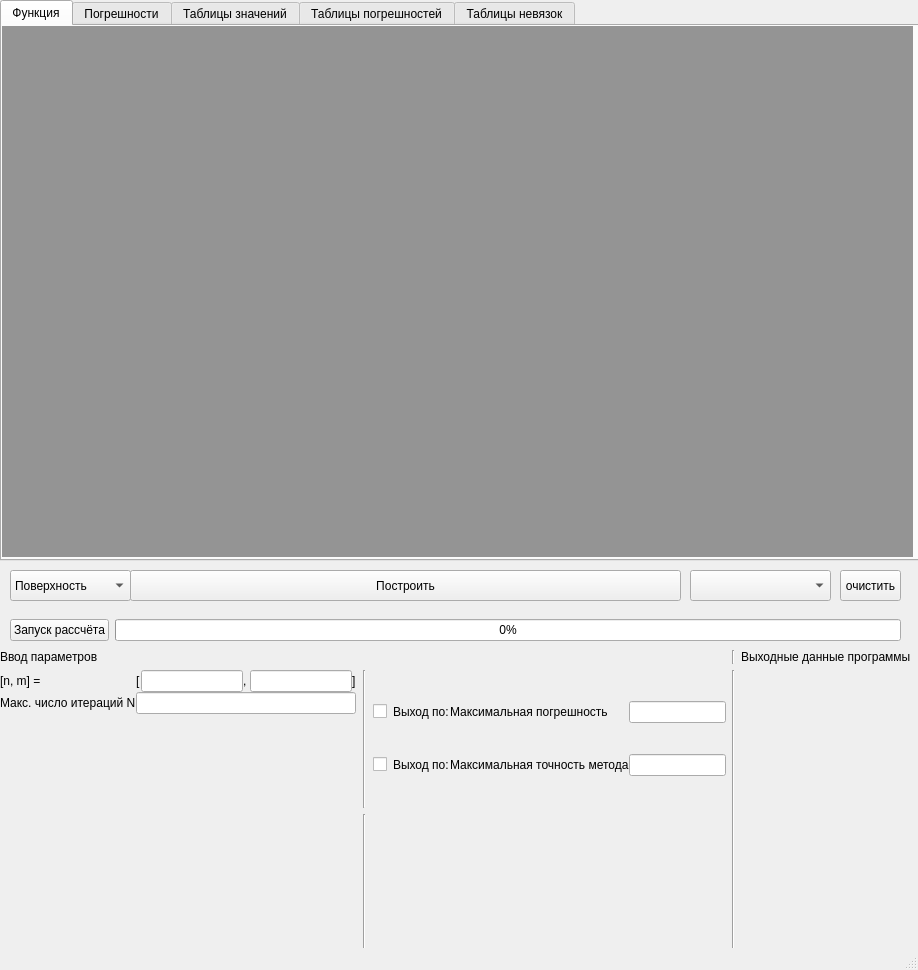
<?xml version="1.0" encoding="UTF-8"?>
<ui version="4.0">
 <class>MainWindow</class>
 <widget class="QMainWindow" name="MainWindow">
  <property name="geometry">
   <rect>
    <x>0</x>
    <y>0</y>
    <width>918</width>
    <height>970</height>
   </rect>
  </property>
  <property name="windowTitle">
   <string>Лабораторная работа №2 Виноградов Костя</string>
  </property>
  <widget class="QWidget" name="centralwidget">
   <widget class="QWidget" name="gridWidget_2" native="true">
    <property name="geometry">
     <rect>
      <x>0</x>
      <y>650</y>
      <width>911</width>
      <height>301</height>
     </rect>
    </property>
    <property name="autoFillBackground">
     <bool>false</bool>
    </property>
    <property name="styleSheet">
     <string notr="true">border-color: rgb(113, 113, 113);</string>
    </property>
    <layout class="QGridLayout" name="information_layout" columnstretch="1,0,0">
     <item row="0" column="0">
      <widget class="QLabel" name="label_7">
       <property name="text">
        <string>Ввод параметров</string>
       </property>
      </widget>
     </item>
     <item row="0" column="2">
      <widget class="QLabel" name="label_10">
       <property name="text">
        <string>Выходные данные программы</string>
       </property>
      </widget>
     </item>
     <item row="1" column="1">
      <widget class="Line" name="line">
       <property name="orientation">
        <enum>Qt::Vertical</enum>
       </property>
      </widget>
     </item>
     <item row="0" column="1">
      <widget class="Line" name="line_2">
       <property name="orientation">
        <enum>Qt::Vertical</enum>
       </property>
      </widget>
     </item>
     <item row="1" column="0">
      <layout class="QGridLayout" name="gridLayout">
       <property name="horizontalSpacing">
        <number>7</number>
       </property>
       <item row="1" column="2">
        <layout class="QGridLayout" name="gridLayout_5">
         <item row="0" column="2">
          <widget class="QLineEdit" name="input_eps"/>
         </item>
         <item row="0" column="1">
          <widget class="QLabel" name="label_5">
           <property name="text">
            <string>Максимальная погрешность</string>
           </property>
          </widget>
         </item>
         <item row="1" column="2">
          <widget class="QLineEdit" name="input_accur"/>
         </item>
         <item row="1" column="0">
          <widget class="QCheckBox" name="check_accur">
           <property name="text">
            <string>Выход по:</string>
           </property>
          </widget>
         </item>
         <item row="1" column="1">
          <widget class="QLabel" name="label_12">
           <property name="text">
            <string>Максимальная точность метода</string>
           </property>
          </widget>
         </item>
         <item row="0" column="0">
          <widget class="QCheckBox" name="check_eps">
           <property name="text">
            <string>Выход по:</string>
           </property>
          </widget>
         </item>
        </layout>
       </item>
       <item row="1" column="0">
        <layout class="QGridLayout" name="gridLayout_4">
         <item row="0" column="0">
          <widget class="QLabel" name="label">
           <property name="text">
            <string>[n, m] =</string>
           </property>
          </widget>
         </item>
         <item row="1" column="0">
          <widget class="QLabel" name="label_9">
           <property name="text">
            <string>Макс. число итераций N</string>
           </property>
          </widget>
         </item>
         <item row="0" column="1">
          <layout class="QGridLayout" name="gridLayout_3">
           <item row="0" column="1">
            <widget class="QLineEdit" name="input_n"/>
           </item>
           <item row="0" column="0">
            <widget class="QLabel" name="label_2">
             <property name="text">
              <string>[</string>
             </property>
            </widget>
           </item>
           <item row="0" column="4">
            <widget class="QLabel" name="label_3">
             <property name="text">
              <string>]</string>
             </property>
            </widget>
           </item>
           <item row="0" column="3">
            <widget class="QLineEdit" name="input_m"/>
           </item>
           <item row="0" column="2">
            <widget class="QLabel" name="label_4">
             <property name="text">
              <string>, </string>
             </property>
            </widget>
           </item>
          </layout>
         </item>
         <item row="2" column="0">
          <spacer name="verticalSpacer_4">
           <property name="orientation">
            <enum>Qt::Vertical</enum>
           </property>
           <property name="sizeHint" stdset="0">
            <size>
             <width>20</width>
             <height>40</height>
            </size>
           </property>
          </spacer>
         </item>
         <item row="1" column="1">
          <widget class="QLineEdit" name="input_N_max"/>
         </item>
        </layout>
       </item>
       <item row="1" column="1">
        <widget class="Line" name="line_3">
         <property name="orientation">
          <enum>Qt::Vertical</enum>
         </property>
        </widget>
       </item>
       <item row="2" column="0">
        <spacer name="verticalSpacer_3">
         <property name="orientation">
          <enum>Qt::Vertical</enum>
         </property>
         <property name="sizeHint" stdset="0">
          <size>
           <width>20</width>
           <height>40</height>
          </size>
         </property>
        </spacer>
       </item>
       <item row="2" column="2">
        <layout class="QVBoxLayout" name="extra_info_params"/>
       </item>
       <item row="2" column="1">
        <widget class="Line" name="line_4">
         <property name="orientation">
          <enum>Qt::Vertical</enum>
         </property>
        </widget>
       </item>
      </layout>
     </item>
     <item row="1" column="2">
      <layout class="QVBoxLayout" name="verticalLayout_2">
       <item>
        <layout class="QVBoxLayout" name="extra_info_layout"/>
       </item>
       <item>
        <spacer name="verticalSpacer">
         <property name="orientation">
          <enum>Qt::Vertical</enum>
         </property>
         <property name="sizeHint" stdset="0">
          <size>
           <width>20</width>
           <height>40</height>
          </size>
         </property>
        </spacer>
       </item>
      </layout>
     </item>
    </layout>
   </widget>
   <widget class="QTabWidget" name="tabWidget">
    <property name="geometry">
     <rect>
      <x>0</x>
      <y>0</y>
      <width>921</width>
      <height>561</height>
     </rect>
    </property>
    <property name="currentIndex">
     <number>0</number>
    </property>
    <widget class="QWidget" name="tab">
     <attribute name="title">
      <string>Функция</string>
     </attribute>
     <widget class="QWidget" name="plot_widget_func" native="true">
      <property name="geometry">
       <rect>
        <x>0</x>
        <y>0</y>
        <width>911</width>
        <height>531</height>
       </rect>
      </property>
      <property name="styleSheet">
       <string notr="true">background-color: rgb(148, 148, 148);</string>
      </property>
     </widget>
    </widget>
    <widget class="QWidget" name="tab_2">
     <attribute name="title">
      <string>Погрешности</string>
     </attribute>
     <widget class="QWidget" name="plot_widget_dif" native="true">
      <property name="geometry">
       <rect>
        <x>0</x>
        <y>0</y>
        <width>911</width>
        <height>531</height>
       </rect>
      </property>
      <property name="styleSheet">
       <string notr="true">background-color: rgb(148, 148, 148);</string>
      </property>
     </widget>
    </widget>
    <widget class="QWidget" name="tab_func">
     <attribute name="title">
      <string>Таблицы значений</string>
     </attribute>
     <widget class="QToolBox" name="toolBox">
      <property name="geometry">
       <rect>
        <x>0</x>
        <y>0</y>
        <width>911</width>
        <height>531</height>
       </rect>
      </property>
      <property name="currentIndex">
       <number>0</number>
      </property>
      <widget class="QWidget" name="page_1">
       <property name="geometry">
        <rect>
         <x>0</x>
         <y>0</y>
         <width>911</width>
         <height>469</height>
        </rect>
       </property>
       <property name="accessibleName">
        <string/>
       </property>
       <attribute name="label">
        <string>Значения в первой части сетки</string>
       </attribute>
       <widget class="QTableWidget" name="info_table_v1">
        <property name="geometry">
         <rect>
          <x>0</x>
          <y>0</y>
          <width>901</width>
          <height>471</height>
         </rect>
        </property>
       </widget>
      </widget>
      <widget class="QWidget" name="page_2">
       <property name="geometry">
        <rect>
         <x>0</x>
         <y>0</y>
         <width>100</width>
         <height>30</height>
        </rect>
       </property>
       <attribute name="label">
        <string>Значения во второй части сетки</string>
       </attribute>
       <widget class="QTableWidget" name="info_table_v2">
        <property name="geometry">
         <rect>
          <x>0</x>
          <y>0</y>
          <width>901</width>
          <height>471</height>
         </rect>
        </property>
       </widget>
      </widget>
     </widget>
    </widget>
    <widget class="QWidget" name="tab_dif">
     <attribute name="title">
      <string>Таблицы погрешностей</string>
     </attribute>
     <widget class="QToolBox" name="toolBox_2">
      <property name="geometry">
       <rect>
        <x>0</x>
        <y>0</y>
        <width>911</width>
        <height>531</height>
       </rect>
      </property>
      <property name="currentIndex">
       <number>0</number>
      </property>
      <widget class="QWidget" name="page_3">
       <property name="geometry">
        <rect>
         <x>0</x>
         <y>0</y>
         <width>911</width>
         <height>469</height>
        </rect>
       </property>
       <property name="accessibleName">
        <string/>
       </property>
       <attribute name="label">
        <string>Значения в первой части сетки</string>
       </attribute>
       <widget class="QTableWidget" name="info_table_dif1">
        <property name="geometry">
         <rect>
          <x>0</x>
          <y>0</y>
          <width>901</width>
          <height>471</height>
         </rect>
        </property>
       </widget>
      </widget>
      <widget class="QWidget" name="page_4">
       <property name="geometry">
        <rect>
         <x>0</x>
         <y>0</y>
         <width>100</width>
         <height>30</height>
        </rect>
       </property>
       <attribute name="label">
        <string>Значения во второй части сетки</string>
       </attribute>
       <widget class="QTableWidget" name="info_table_dif2">
        <property name="geometry">
         <rect>
          <x>0</x>
          <y>0</y>
          <width>901</width>
          <height>461</height>
         </rect>
        </property>
       </widget>
      </widget>
     </widget>
    </widget>
    <widget class="QWidget" name="tab_r">
     <attribute name="title">
      <string>Таблицы невязок</string>
     </attribute>
     <widget class="QToolBox" name="toolBox_3">
      <property name="geometry">
       <rect>
        <x>0</x>
        <y>0</y>
        <width>911</width>
        <height>531</height>
       </rect>
      </property>
      <property name="currentIndex">
       <number>0</number>
      </property>
      <widget class="QWidget" name="page_6">
       <property name="geometry">
        <rect>
         <x>0</x>
         <y>0</y>
         <width>911</width>
         <height>469</height>
        </rect>
       </property>
       <property name="accessibleName">
        <string/>
       </property>
       <attribute name="label">
        <string>Значения в первой части сетки</string>
       </attribute>
       <widget class="QTableWidget" name="info_table_r1">
        <property name="geometry">
         <rect>
          <x>0</x>
          <y>0</y>
          <width>901</width>
          <height>481</height>
         </rect>
        </property>
       </widget>
      </widget>
      <widget class="QWidget" name="page_7">
       <property name="geometry">
        <rect>
         <x>0</x>
         <y>0</y>
         <width>100</width>
         <height>30</height>
        </rect>
       </property>
       <attribute name="label">
        <string>Значения во второй части сетки</string>
       </attribute>
       <widget class="QTableWidget" name="info_table_r2">
        <property name="geometry">
         <rect>
          <x>0</x>
          <y>0</y>
          <width>901</width>
          <height>461</height>
         </rect>
        </property>
       </widget>
      </widget>
     </widget>
    </widget>
   </widget>
   <widget class="QComboBox" name="plot_type">
    <property name="geometry">
     <rect>
      <x>10</x>
      <y>570</y>
      <width>121</width>
      <height>31</height>
     </rect>
    </property>
    <item>
     <property name="text">
      <string>Поверхность</string>
     </property>
    </item>
    <item>
     <property name="text">
      <string>Точечный</string>
     </property>
    </item>
   </widget>
   <widget class="QPushButton" name="plot_button">
    <property name="geometry">
     <rect>
      <x>130</x>
      <y>570</y>
      <width>551</width>
      <height>31</height>
     </rect>
    </property>
    <property name="text">
     <string>Построить</string>
    </property>
   </widget>
   <widget class="QPushButton" name="delete_plot">
    <property name="geometry">
     <rect>
      <x>840</x>
      <y>570</y>
      <width>61</width>
      <height>31</height>
     </rect>
    </property>
    <property name="text">
     <string>очистить</string>
    </property>
   </widget>
   <widget class="QWidget" name="horizontalLayoutWidget">
    <property name="geometry">
     <rect>
      <x>10</x>
      <y>610</y>
      <width>891</width>
      <height>41</height>
     </rect>
    </property>
    <layout class="QHBoxLayout" name="horizontalLayout">
     <item>
      <widget class="QPushButton" name="calculate_button">
       <property name="text">
        <string>Запуск рассчёта</string>
       </property>
      </widget>
     </item>
     <item>
      <widget class="QProgressBar" name="progressBar">
       <property name="value">
        <number>0</number>
       </property>
      </widget>
     </item>
    </layout>
   </widget>
   <widget class="QComboBox" name="experiments_combobox">
    <property name="geometry">
     <rect>
      <x>690</x>
      <y>570</y>
      <width>141</width>
      <height>31</height>
     </rect>
    </property>
   </widget>
  </widget>
  <widget class="QMenuBar" name="menubar">
   <property name="geometry">
    <rect>
     <x>0</x>
     <y>0</y>
     <width>918</width>
     <height>26</height>
    </rect>
   </property>
  </widget>
  <widget class="QStatusBar" name="statusBar"/>
  <action name="info_button">
   <property name="text">
    <string>Описание</string>
   </property>
  </action>
 </widget>
 <tabstops>
  <tabstop>input_n</tabstop>
  <tabstop>input_m</tabstop>
  <tabstop>input_N_max</tabstop>
  <tabstop>input_eps</tabstop>
  <tabstop>input_accur</tabstop>
  <tabstop>tabWidget</tabstop>
  <tabstop>info_table_v2</tabstop>
  <tabstop>info_table_dif2</tabstop>
  <tabstop>info_table_dif1</tabstop>
  <tabstop>info_table_v1</tabstop>
 </tabstops>
 <resources/>
 <connections/>
</ui>
